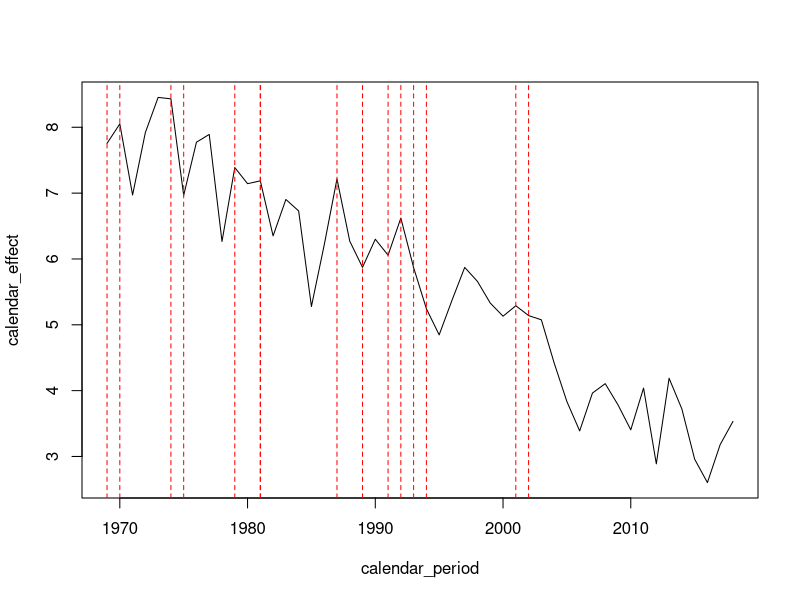
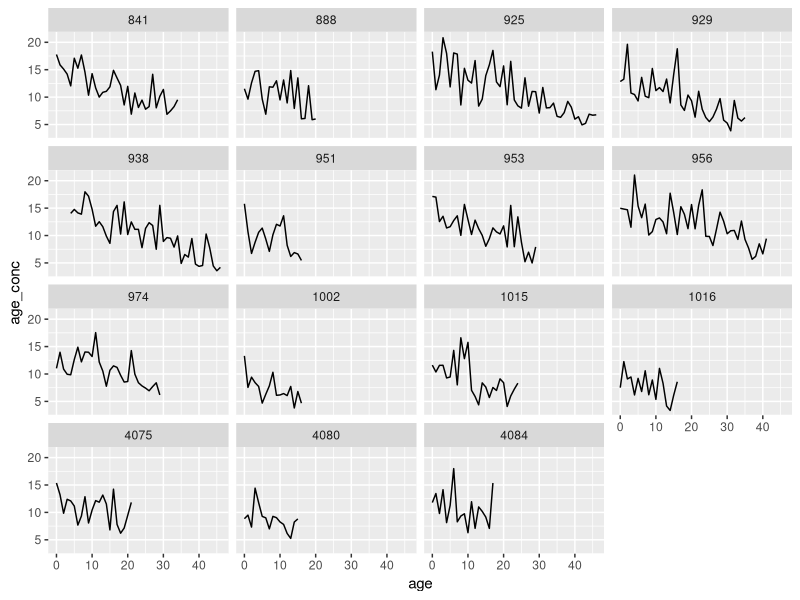
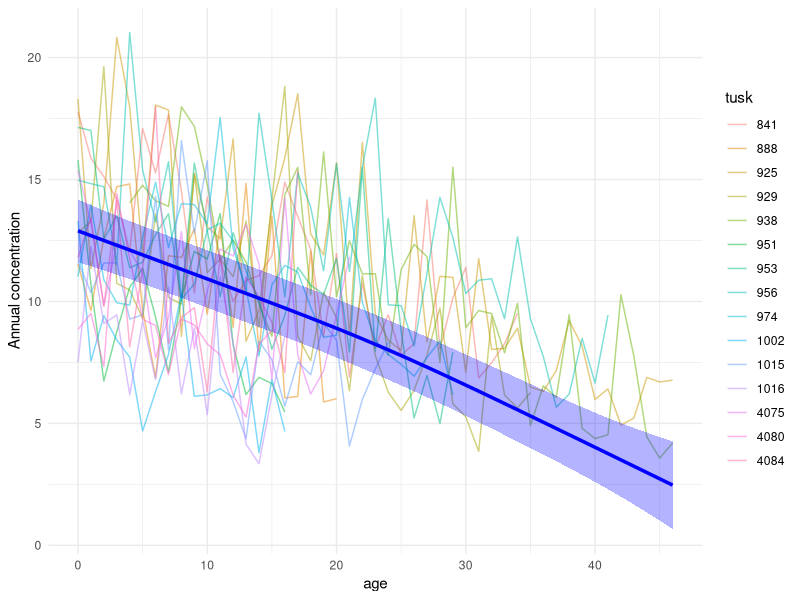
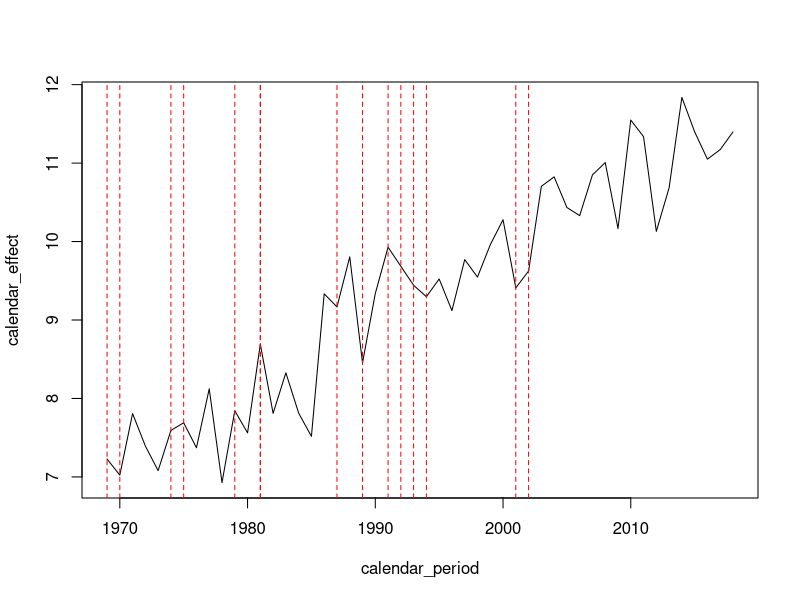
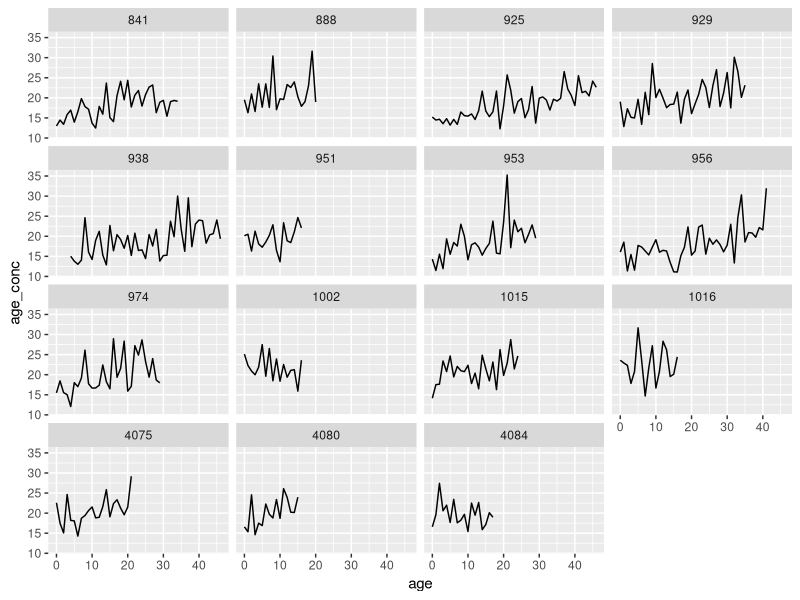
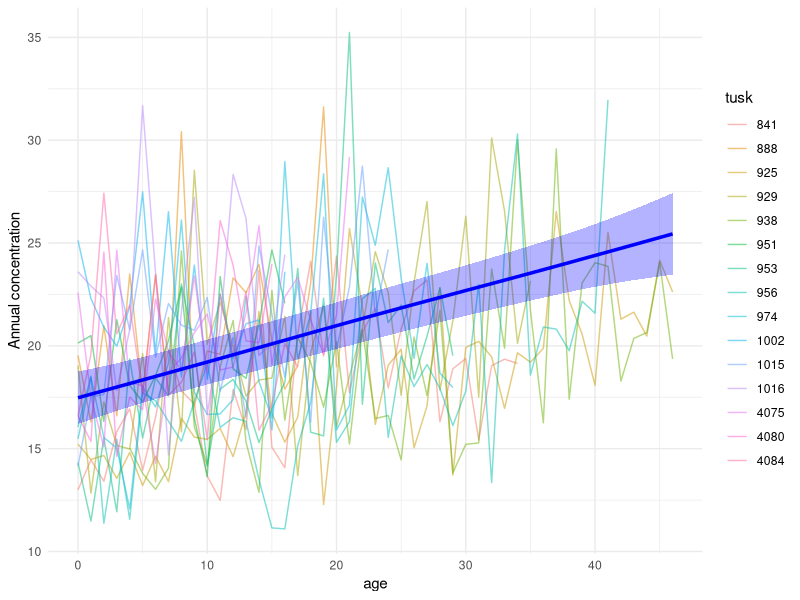
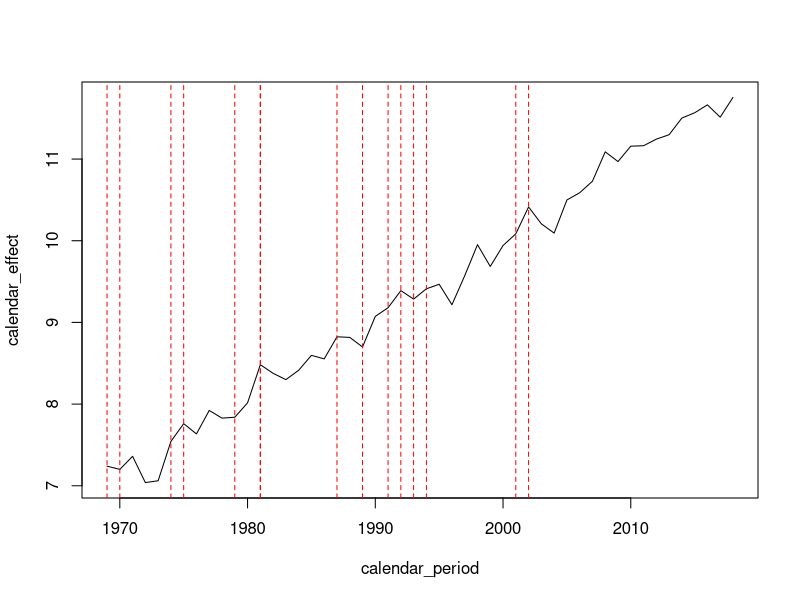
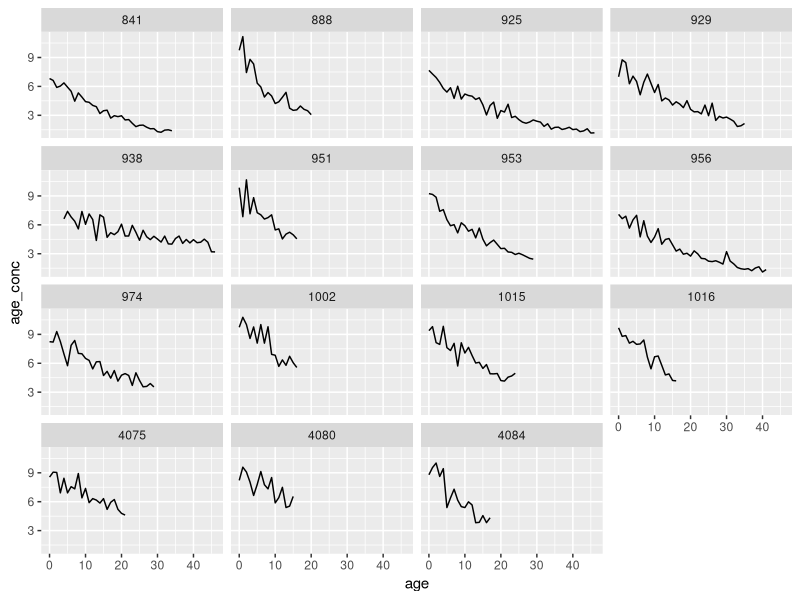

Generate these figures, in order, with R:
## ---- chunk 1
knitr::opts_chunk$set(echo = FALSE, warning = FALSE,fig.width = 8, fig.height = 6)

## ---- chunk 2
library(ggplot2)
library(gridExtra)
library(reshape2)
library(dplyr)
library(tidyr)
library(mgcv)

df <- read.csv("narwhal_age_year_data.csv")
df$tusk <- as.factor(df$tusk)
## ---- chunk 3
# Make calendar effect (linear)
calendar_period <- min(df$year):max(df$year)
sigma = 0.5
calendar_effect <- 205  - 0.1 * calendar_period  + rnorm(length(calendar_period), sd=sigma)

df_year <- data.frame(year = calendar_period, year_conc = calendar_effect)

# merge
df$year_conc <- NULL
df <- merge(df,df_year, by="year")

# plot
plot(calendar_period, calendar_effect, type="l")
abline(v=aggregate((df$year), list(df$tusk), min)$x, lty ="dashed", col="red")

# Make individual effect
df_age <- df %>% select(tusk = tusk, age = age, age_conc = age_conc)

# create individual intrinsic component which interacts with environmental concentraiton

# FIRST CHOICE: Exponential decay
# age_year_interaction <- function(x, year_conc){
#   # Exponential individual decay where baseline-factor interacts with yearly concentration in water + slight gamma noise
#   rnorm(length(year_conc), year_conc, 1)*exp(-rnorm(1,0.1,0.01)*x)+rgamma(length(x), 0.1, 1)
# }

# SECOND CHOICE: Constant level
age_year_interaction <- function(x, year_conc){
  # Constant individual level which interacts with yearly concentration in water
  year_conc + rgamma(length(year_conc), year_conc, 1)
}

# # EXAMPLE
# whale <- "888"
# tusk_df <- df_age[df_age$tusk==whale,]
# byIdx <- which(calendar_period %in% df[df$tusk==whale,]$year) # calendar period of whale
# baseline <- calendar_effect[byIdx]
# plot(tusk_df$age, age_year_interaction(tusk_df$age, baseline), type="l")

# create age-effect (confounded by year)
for(tusk in unique(df$tusk)){
  tusk_df <- df_age[df_age$tusk==tusk,]
  byIdx <- which(calendar_period %in% df[df$tusk==tusk,]$year) # calendar period of whale
  baseline <- calendar_effect[byIdx]
  df[df$tusk==tusk,]$age_conc <- age_year_interaction(tusk_df$age, baseline)
}

# plot
ggplot(df, aes(x=age, y=age_conc))+
  geom_line()+
  facet_wrap(.~tusk)

# Fit the model for this element
model <- gamm(age_conc ~ s(age, k=5, bs="cs"), 
              random = list(tusk = ~1), 
              data = df)

# Create prediction data
age_range <- seq(min(df$age, na.rm = TRUE), 
                 max(df$age, na.rm = TRUE), 
                 length.out = 100)

pred_data <- data.frame(age = age_range)

# Generate predictions with confidence intervals
predictions <- predict(model$gam, newdata = pred_data, se.fit = TRUE)

pred_data$fit <- predictions$fit
pred_data$se <- predictions$se.fit
pred_data$lower <- pred_data$fit - 1.96 * pred_data$se
pred_data$upper <- pred_data$fit + 1.96 * pred_data$se

# Create the plot
ggplot(df, aes(x = age, y = age_conc)) +
  geom_line(aes(color = tusk), alpha = 0.5) +
  geom_ribbon(data = pred_data, 
              aes(x = age, y = fit, ymin = lower, ymax = upper),
              alpha = 0.3, fill = "blue", inherit.aes = FALSE) +
  geom_line(data = pred_data, 
            aes(x = age, y = fit), 
            color = "blue", size = 1.2, inherit.aes = FALSE) +
  ylab("Annual concentration") +
  theme_minimal()
## ---- chunk 4
# Make calendar effect (linear)
calendar_period <- min(df$year):max(df$year)
sigma = 0.5
calendar_effect <- -190  + 0.1 * calendar_period  + rnorm(length(calendar_period), sd=sigma)

df_year <- data.frame(year = calendar_period, year_conc = calendar_effect)

# merge
df$year_conc <- NULL
df <- merge(df,df_year, by="year")

# plot
plot(calendar_period, calendar_effect, type="l")
abline(v=aggregate((df$year), list(df$tusk), min)$x, lty ="dashed", col="red")

# Make individual effect
df_age <- df %>% select(tusk = tusk, age = age, age_conc = age_conc)

# create individual intrinsic component which interacts with environmental concentration

# FIRST CHOICE: Exponential decay
# age_year_interaction <- function(x, year_conc){
#   # Exponential individual decay where baseline-factor interacts with yearly concentration in water + slight gamma noise
#   rnorm(length(year_conc), year_conc, 1)*exp(-rnorm(1,0.1,0.01)*x)+rgamma(length(x), 0.1, 1)
# }

# SECOND CHOICE: Constant level
age_year_interaction <- function(x, year_conc){
  # Constant individual level which interacts with yearly concentration in water
  year_conc + rgamma(length(year_conc), year_conc, 1)
}


# create age-effect (confounded by year)
for(tusk in unique(df$tusk)){
  tusk_df <- df_age[df_age$tusk==tusk,]
  byIdx <- which(calendar_period %in% df[df$tusk==tusk,]$year) # calendar period of whale
  baseline <- calendar_effect[byIdx]
  df[df$tusk==tusk,]$age_conc <- age_year_interaction(tusk_df$age, baseline)
}

# plot
ggplot(df, aes(x=age, y=age_conc))+
  geom_line()+
  facet_wrap(.~tusk)

# Fit the model for this element
model <- gamm(age_conc ~ s(age, k=5, bs="cs"), 
              random = list(tusk = ~1), 
              data = df)

# Create prediction data
age_range <- seq(min(df$age, na.rm = TRUE), 
                 max(df$age, na.rm = TRUE), 
                 length.out = 100)

pred_data <- data.frame(age = age_range)

# Generate predictions with confidence intervals
predictions <- predict(model$gam, newdata = pred_data, se.fit = TRUE)

pred_data$fit <- predictions$fit
pred_data$se <- predictions$se.fit
pred_data$lower <- pred_data$fit - 1.96 * pred_data$se
pred_data$upper <- pred_data$fit + 1.96 * pred_data$se

# Create the plot
ggplot(df, aes(x = age, y = age_conc)) +
  geom_line(aes(color = tusk), alpha = 0.5) +
  geom_ribbon(data = pred_data, 
              aes(x = age, y = fit, ymin = lower, ymax = upper),
              alpha = 0.3, fill = "blue", inherit.aes = FALSE) +
  geom_line(data = pred_data, 
            aes(x = age, y = fit), 
            color = "blue", size = 1.2, inherit.aes = FALSE) +
  ylab("Annual concentration") +
  theme_minimal()
## ---- chunk 5
# Make calendar effect (linear)
calendar_period <- min(df$year):max(df$year)
sigma = 0.2
calendar_effect <- -190  + 0.1 * calendar_period  + rnorm(length(calendar_period), sd=sigma)

df_year <- data.frame(year = calendar_period, year_conc = calendar_effect)

# merge
df$year_conc <- NULL
df <- merge(df,df_year, by="year")

# plot
plot(calendar_period, calendar_effect, type="l")
abline(v=aggregate((df$year), list(df$tusk), min)$x, lty ="dashed", col="red")

# Make individual effect
df_age <- df %>% select(tusk = tusk, age = age, age_conc = age_conc)

# create individual intrinsic component which interacts with environmental concentration

# FIRST CHOICE: Exponential decay
age_year_interaction <- function(x, year_conc){
  # Exponential individual decay where baseline-factor interacts with yearly concentration in water + slight gamma noise
  rnorm(length(year_conc), year_conc, 1)*exp(-rnorm(1,0.05,0.01)*x)+rgamma(length(x), 0.1, 1)
}

# # SECOND CHOICE: Constant level
# age_year_interaction <- function(x, year_conc){
#   # Constant individual level which interacts with yearly concentration in water
#   year_conc + rgamma(length(year_conc), year_conc, 1)
# }

# create age-effect (confounded by year)
for(tusk in unique(df$tusk)){
  tusk_df <- df_age[df_age$tusk==tusk,]
  byIdx <- which(calendar_period %in% df[df$tusk==tusk,]$year) # calendar period of whale
  baseline <- calendar_effect[byIdx]
  df[df$tusk==tusk,]$age_conc <- age_year_interaction(tusk_df$age, baseline)
}

# plot
ggplot(df, aes(x=age, y=age_conc))+
  geom_line()+
  facet_wrap(.~tusk)

# Fit the model for this element
model <- gamm(age_conc ~ s(age, k=5, bs="cs"), 
              random = list(tusk = ~1), 
              data = df)

# Create prediction data
age_range <- seq(min(df$age, na.rm = TRUE), 
                 max(df$age, na.rm = TRUE), 
                 length.out = 100)

pred_data <- data.frame(age = age_range)

# Generate predictions with confidence intervals
predictions <- predict(model$gam, newdata = pred_data, se.fit = TRUE)

pred_data$fit <- predictions$fit
pred_data$se <- predictions$se.fit
pred_data$lower <- pred_data$fit - 1.96 * pred_data$se
pred_data$upper <- pred_data$fit + 1.96 * pred_data$se

# Create the plot
ggplot(df, aes(x = age, y = age_conc)) +
  geom_line(aes(color = tusk), alpha = 0.5) +
  geom_ribbon(data = pred_data, 
              aes(x = age, y = fit, ymin = lower, ymax = upper),
              alpha = 0.3, fill = "blue", inherit.aes = FALSE) +
  geom_line(data = pred_data, 
            aes(x = age, y = fit), 
            color = "blue", size = 1.2, inherit.aes = FALSE) +
  ylab("Annual concentration") +
  theme_minimal()
## ---- chunk 6
# Make calendar effect (linear)
calendar_period <- min(df$year):max(df$year)
sigma = 0.2
calendar_effect <- 5  + sin(0.5 * calendar_period)  + rnorm(length(calendar_period), sd=sigma)

df_year <- data.frame(year = calendar_period, year_conc = calendar_effect)

# merge
df$year_conc <- NULL
df <- merge(df,df_year, by="year")

# plot
plot(calendar_period, calendar_effect, type="l")
abline(v=aggregate((df$year), list(df$tusk), min)$x, lty ="dashed", col="red")

# Make individual effect
df_age <- df %>% select(tusk = tusk, age = age, age_conc = age_conc)

# create individual intrinsic component which interacts with environmental concentration

# FIRST CHOICE: Exponential decay
# age_year_interaction <- function(x, year_conc){
#   # Exponential individual decay where baseline-factor interacts with yearly concentration in water + slight gamma noise
#   rnorm(length(year_conc), year_conc, 1)*exp(-rnorm(1,0.1,0.01)*x)+rgamma(length(x), 0.1, 1)
# }

# SECOND CHOICE: Constant level
age_year_interaction <- function(x, year_conc){
  # Constant individual level which interacts with yearly concentration in water
  year_conc + rgamma(length(year_conc), year_conc, 1)
}


# create age-effect (confounded by year)
for(tusk in unique(df$tusk)){
  tusk_df <- df_age[df_age$tusk==tusk,]
  byIdx <- which(calendar_period %in% df[df$tusk==tusk,]$year) # calendar period of whale
  baseline <- calendar_effect[byIdx]
  df[df$tusk==tusk,]$age_conc <- age_year_interaction(tusk_df$age, baseline)
}

# plot
ggplot(df, aes(x=age, y=age_conc))+
  geom_line()+
  facet_wrap(.~tusk)

# Fit the model for this element
model <- gamm(age_conc ~ s(age, k=5, bs="cs"), 
              random = list(tusk = ~1), 
              data = df)

# Create prediction data
age_range <- seq(min(df$age, na.rm = TRUE), 
                 max(df$age, na.rm = TRUE), 
                 length.out = 100)

pred_data <- data.frame(age = age_range)

# Generate predictions with confidence intervals
predictions <- predict(model$gam, newdata = pred_data, se.fit = TRUE)

pred_data$fit <- predictions$fit
pred_data$se <- predictions$se.fit
pred_data$lower <- pred_data$fit - 1.96 * pred_data$se
pred_data$upper <- pred_data$fit + 1.96 * pred_data$se

# Create the plot
ggplot(df, aes(x = age, y = age_conc)) +
  geom_line(aes(color = tusk), alpha = 0.5) +
  geom_ribbon(data = pred_data, 
              aes(x = age, y = fit, ymin = lower, ymax = upper),
              alpha = 0.3, fill = "blue", inherit.aes = FALSE) +
  geom_line(data = pred_data, 
            aes(x = age, y = fit), 
            color = "blue", size = 1.2, inherit.aes = FALSE) +
  ylab("Annual concentration") +
  theme_minimal()
## ---- chunk 7
# Make calendar effect (linear)
calendar_period <- min(df$year):max(df$year)
sigma = 0.2
breakpoint <- 2000  # regime shift
calendar_effect <- 5 + ifelse(calendar_period >= breakpoint, 1, 0) + rnorm(length(calendar_period), sd=sigma)

df_year <- data.frame(year = calendar_period, year_conc = calendar_effect)

# merge
df$year_conc <- NULL
df <- merge(df,df_year, by="year")

# plot
plot(calendar_period, calendar_effect, type="l")
abline(v=aggregate((df$year), list(df$tusk), min)$x, lty ="dashed", col="red")

# Make individual effect
df_age <- df %>% select(tusk = tusk, age = age, age_conc = age_conc)

# create individual intrinsic component which interacts with environmental concentration

# FIRST CHOICE: Exponential decay
# age_year_interaction <- function(x, year_conc){
#   # Exponential individual decay where baseline-factor interacts with yearly concentration in water + slight gamma noise
#   rnorm(length(year_conc), year_conc, 1)*exp(-rnorm(1,0.1,0.01)*x)+rgamma(length(x), 0.1, 1)
# }

# SECOND CHOICE: Constant level
age_year_interaction <- function(x, year_conc){
  # Constant individual level which interacts with yearly concentration in water
  year_conc + rgamma(length(year_conc), year_conc, 1)
}

# create age-effect (confounded by year)
for(tusk in unique(df$tusk)){
  tusk_df <- df_age[df_age$tusk==tusk,]
  byIdx <- which(calendar_period %in% df[df$tusk==tusk,]$year) # calendar period of whale
  baseline <- calendar_effect[byIdx]
  df[df$tusk==tusk,]$age_conc <- age_year_interaction(tusk_df$age, baseline)
}

# plot
ggplot(df, aes(x=age, y=age_conc))+
  geom_line()+
  facet_wrap(.~tusk)

# Fit the model for this element
model <- gamm(age_conc ~ s(age, k=5, bs="cs"), 
              random = list(tusk = ~1), 
              data = df)

# Create prediction data
age_range <- seq(min(df$age, na.rm = TRUE), 
                 max(df$age, na.rm = TRUE), 
                 length.out = 100)

pred_data <- data.frame(age = age_range)

# Generate predictions with confidence intervals
predictions <- predict(model$gam, newdata = pred_data, se.fit = TRUE)

pred_data$fit <- predictions$fit
pred_data$se <- predictions$se.fit
pred_data$lower <- pred_data$fit - 1.96 * pred_data$se
pred_data$upper <- pred_data$fit + 1.96 * pred_data$se

# Create the plot
ggplot(df, aes(x = age, y = age_conc)) +
  geom_line(aes(color = tusk), alpha = 0.5) +
  geom_ribbon(data = pred_data, 
              aes(x = age, y = fit, ymin = lower, ymax = upper),
              alpha = 0.3, fill = "blue", inherit.aes = FALSE) +
  geom_line(data = pred_data, 
            aes(x = age, y = fit), 
            color = "blue", size = 1.2, inherit.aes = FALSE) +
  ylab("Annual concentration") +
  theme_minimal()
